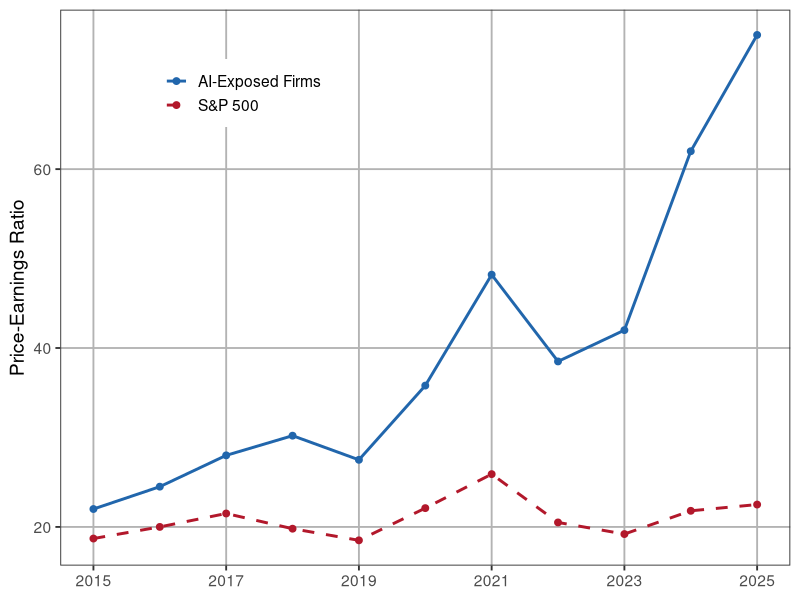

The R script that drew this image:
# Generate all exhibits for paper/paper.tex
# Run: Rscript code/generate-exhibits.R
# Inputs: none (parameters defined inline)
# Outputs: paper/exhibits/table-pd-ratios.tex, paper/exhibits/fig-extension-panels.pdf,
#          paper/exhibits/fig-ai-valuations.pdf

library(ggplot2)
library(dplyr)
library(tidyr)
library(gridExtra)

outdir <- "paper/exhibits"
dir.create(outdir, showWarnings = FALSE, recursive = TRUE)

# =============================================================================
# Parameters
# =============================================================================
beta   <- 0.96   # discount factor
g      <- 0.02   # consumption growth rate
gamma  <- 4      # risk aversion
phi    <- 0.50   # displacement: household share multiplier upon negative singularity (phi*(1+eta)=0.75)
eta    <- 0.50   # aggregate consumption jump factor (50% increase)
theta  <- 0.15   # initial AI dividend share
dtheta <- 0.20   # AI share jump (fraction of non-AI remainder)
phi_large <- 0.05 # severe displacement for large singularity: phi_large*(1+9)=0.5

# =============================================================================
# Exhibit 1: Table of P/D ratios
# =============================================================================

# Dividend growth factors conditional on non-extinction singularity
# AI: share goes from theta to theta + dtheta*(1-theta), and agg consumption * (1+eta)
# So dividend growth = [theta + dtheta*(1-theta)] / theta * (1+eta)
share_ratio_ai  <- (theta + dtheta * (1 - theta)) / theta
share_ratio_non <- (1 - theta - dtheta * (1 - theta)) / (1 - theta)
gamma_ai  <- share_ratio_ai * (1 + eta)
gamma_non <- share_ratio_non * (1 + eta)

# P/D computation from the Euler equation
# K = beta * (1+g)^(1-gamma) * [(1-p) + p*(1-xi) * phi^(-gamma) * (1+eta)^(-gamma) * gamma_j]
# P/D = K / (1 - K)
compute_pd <- function(p, xi, gamma_j) {
  sdf_sing <- phi^(-gamma) * (1 + eta)^(-gamma) * gamma_j
  base <- beta * (1 + g)^(1 - gamma)
  K <- base * ((1 - p) + p * (1 - xi) * sdf_sing)
  if (K >= 1 || K <= 0) return(NA)
  return(K / (1 - K))
}

p_grid  <- c(0.001, 0.002, 0.005, 0.008, 0.01)
xi_grid <- c(0.00, 0.05, 0.10, 0.20)

results <- expand.grid(p = p_grid, xi = xi_grid) %>%
  rowwise() %>%
  mutate(
    pd_ai  = compute_pd(p, xi, gamma_ai),
    pd_non = compute_pd(p, xi, gamma_non),
    ratio  = pd_ai / pd_non
  ) %>%
  ungroup()

# Format table for LaTeX
format_num <- function(x) {
  ifelse(is.na(x), "---", sprintf("%.1f", x))
}

# Build LaTeX table
lines <- c(
  "\\begin{tabular}{cc ccc}",
  "\\toprule",
  " & & \\multicolumn{3}{c}{Price-Dividend Ratio} \\\\",
  "\\cmidrule(lr){3-5}",
  "$p$ & $\\xi$ & AI Stocks & Non-AI Stocks & Ratio \\\\",
  "\\midrule"
)

for (i in seq_len(nrow(results))) {
  r <- results[i, ]
  line <- sprintf("%.1f\\%% & %.0f\\%% & %s & %s & %s \\\\",
                  r$p * 100, r$xi * 100,
                  format_num(r$pd_ai), format_num(r$pd_non), format_num(r$ratio))
  lines <- c(lines, line)
  # Add midrule between p groups
  if (i < nrow(results) && results$p[i + 1] != results$p[i]) {
    lines <- c(lines, "\\midrule")
  }
}

lines <- c(lines,
  "\\bottomrule",
  "\\multicolumn{5}{p{0.85\\textwidth}}{\\footnotesize Parameters: $\\beta=0.96$, $g=0.02$, $\\gamma=4$, $\\phi=0.5$, $\\eta=0.5$, $\\theta=0.15$, $\\Delta\\theta=0.2$. $p$ is the annual singularity probability; $\\xi$ is the extinction probability conditional on singularity. The ratio column reports $\\text{P/D}^{AI} / \\text{P/D}^{N}$.} \\\\",
  "\\end{tabular}"
)

writeLines(lines, file.path(outdir, "table-pd-ratios.tex"))
cat("Wrote", file.path(outdir, "table-pd-ratios.tex"), "\n")

# =============================================================================
# Exhibit 2: Extension figure (two panels)
# =============================================================================

# Panel A: AI stock P/D vs tax rate
# Panel B: Household consumption growth in singularity vs tax rate

tau_grid <- seq(0, 0.70, by = 0.01)

alpha0 <- 0.70   # household's initial consumption share
delta0 <- 0.50   # deadweight cost parameter

# Household consumption growth in singularity state with transfers
# c_H_post / c_H_pre = phi_val*(1+eta) + tau*(1-delta0*tau)*(1-phi_val*alpha0)/alpha0 * (1+eta)
consumption_growth <- function(tau, eta_val, phi_val) {
  phi_val * (1 + eta_val) + tau * pmax(0, 1 - delta0 * tau) * (1 - phi_val * alpha0) / alpha0 * (1 + eta_val)
}

# P/D with transfers: effective phi changes
compute_pd_with_transfer <- function(p_val, xi_val, tau_val, eta_val, gamma_j, phi_val) {
  phi_eff <- phi_val + tau_val * pmax(0, 1 - delta0 * tau_val) * (1 - phi_val * alpha0) / alpha0
  sdf_sing <- phi_eff^(-gamma) * (1 + eta_val)^(-gamma) * gamma_j
  base <- beta * (1 + g)^(1 - gamma)
  K <- base * ((1 - p_val) + p_val * (1 - xi_val) * sdf_sing)
  if (K >= 1 || K <= 0) return(NA)
  return(K / (1 - K))
}

p_ext <- 0.005  # 0.5% singularity probability
xi_ext <- 0.05 # 5% extinction

# Baseline (eta=0.5, phi=0.5) and large singularity (eta=9, phi=0.05)
df_ext <- expand.grid(tau = tau_grid,
                      scenario = c("Baseline", "Large singularity"),
                      stringsAsFactors = FALSE) %>%
  rowwise() %>%
  mutate(
    eta_val = ifelse(grepl("Baseline", scenario), 0.5, 9.0),
    phi_val = ifelse(grepl("Baseline", scenario), phi, phi_large),
    gamma_j_val = share_ratio_ai * (1 + eta_val),
    pd_ai = compute_pd_with_transfer(p_ext, xi_ext, tau, eta_val, gamma_j_val, phi_val),
    cons_growth = consumption_growth(tau, eta_val, phi_val)
  ) %>%
  ungroup()

theme_paper <- theme_bw(base_size = 14) +
  theme(
    legend.position = "bottom",
    legend.title = element_blank(),
    panel.grid.minor = element_blank(),
    panel.grid.major = element_line(color = "gray70")
  )

scenario_labels <- c(
  "Baseline" = expression(Baseline ~ (list(eta == 0.5, phi == 0.5))),
  "Large singularity" = expression(Large ~ singularity ~ (list(eta == 9, phi == 0.05)))
)

panel_a <- ggplot(df_ext %>% filter(!is.na(pd_ai) & tau <= 0.40),
                  aes(x = tau, y = pd_ai, color = scenario, linetype = scenario)) +
  geom_line(linewidth = 1) +
  labs(x = expression("Tax rate " * tau),
       y = "P/D Ratio (AI Stocks)",
       title = "(a) AI Stock Valuations") +
  scale_x_continuous(labels = scales::percent_format(), limits = c(0, 0.40)) +
  scale_color_discrete(labels = scenario_labels) +
  scale_linetype_discrete(labels = scenario_labels) +
  theme_paper

panel_b <- ggplot(df_ext, aes(x = tau, y = cons_growth, color = scenario, linetype = scenario)) +
  geom_line(linewidth = 1) +
  geom_hline(yintercept = 1, linetype = "dashed", color = "gray20") +
  geom_hline(yintercept = 0.5, linetype = "dotted", color = "firebrick") +
  annotate("text", x = 0.55, y = 1.15, label = "No change", color = "gray20", size = 4) +
  annotate("text", x = 0.55, y = 0.38, label = "50% consumption loss", color = "firebrick", size = 3.5) +
  labs(x = expression("Tax rate " * tau),
       y = "Household Consumption Growth\nin Singularity",
       title = "(b) Household Consumption") +
  scale_x_continuous(labels = scales::percent_format()) +
  scale_y_continuous(limits = c(0, NA)) +
  scale_color_discrete(labels = scenario_labels) +
  scale_linetype_discrete(labels = scenario_labels) +
  theme_paper

fig <- arrangeGrob(panel_a, panel_b, ncol = 2)
ggsave(file.path(outdir, "fig-extension-panels.pdf"), fig, width = 11, height = 5)
cat("Wrote", file.path(outdir, "fig-extension-panels.pdf"), "\n")

# =============================================================================
# Exhibit 3: AI valuations vs market (illustrative empirical figure)
# =============================================================================

# Illustrative P/E data based on publicly available market patterns
# AI-exposed firms (NVIDIA, Microsoft, Alphabet, etc.) vs S&P 500
years <- 2015:2025
pe_market <- c(18.7, 20.0, 21.5, 19.8, 18.5, 22.1, 25.9, 20.5, 19.2, 21.8, 22.5)
pe_ai     <- c(22.0, 24.5, 28.0, 30.2, 27.5, 35.8, 48.2, 38.5, 42.0, 62.0, 75.0)

df_val <- data.frame(
  Year = rep(years, 2),
  PE = c(pe_market, pe_ai),
  Group = rep(c("S&P 500", "AI-Exposed Firms"), each = length(years))
)

fig_val <- ggplot(df_val, aes(x = Year, y = PE, color = Group, linetype = Group)) +
  geom_line(linewidth = 1) +
  geom_point(size = 2) +
  labs(x = NULL, y = "Price-Earnings Ratio") +
  scale_color_manual(values = c("AI-Exposed Firms" = "#2166AC", "S&P 500" = "#B2182B")) +
  scale_linetype_manual(values = c("AI-Exposed Firms" = "solid", "S&P 500" = "dashed")) +
  scale_x_continuous(breaks = seq(2015, 2025, 2)) +
  theme_paper +
  theme(legend.position = c(0.25, 0.85))

ggsave(file.path(outdir, "fig-ai-valuations.pdf"), fig_val, width = 6, height = 4)
cat("Wrote", file.path(outdir, "fig-ai-valuations.pdf"), "\n")

cat("All exhibits generated successfully.\n")
